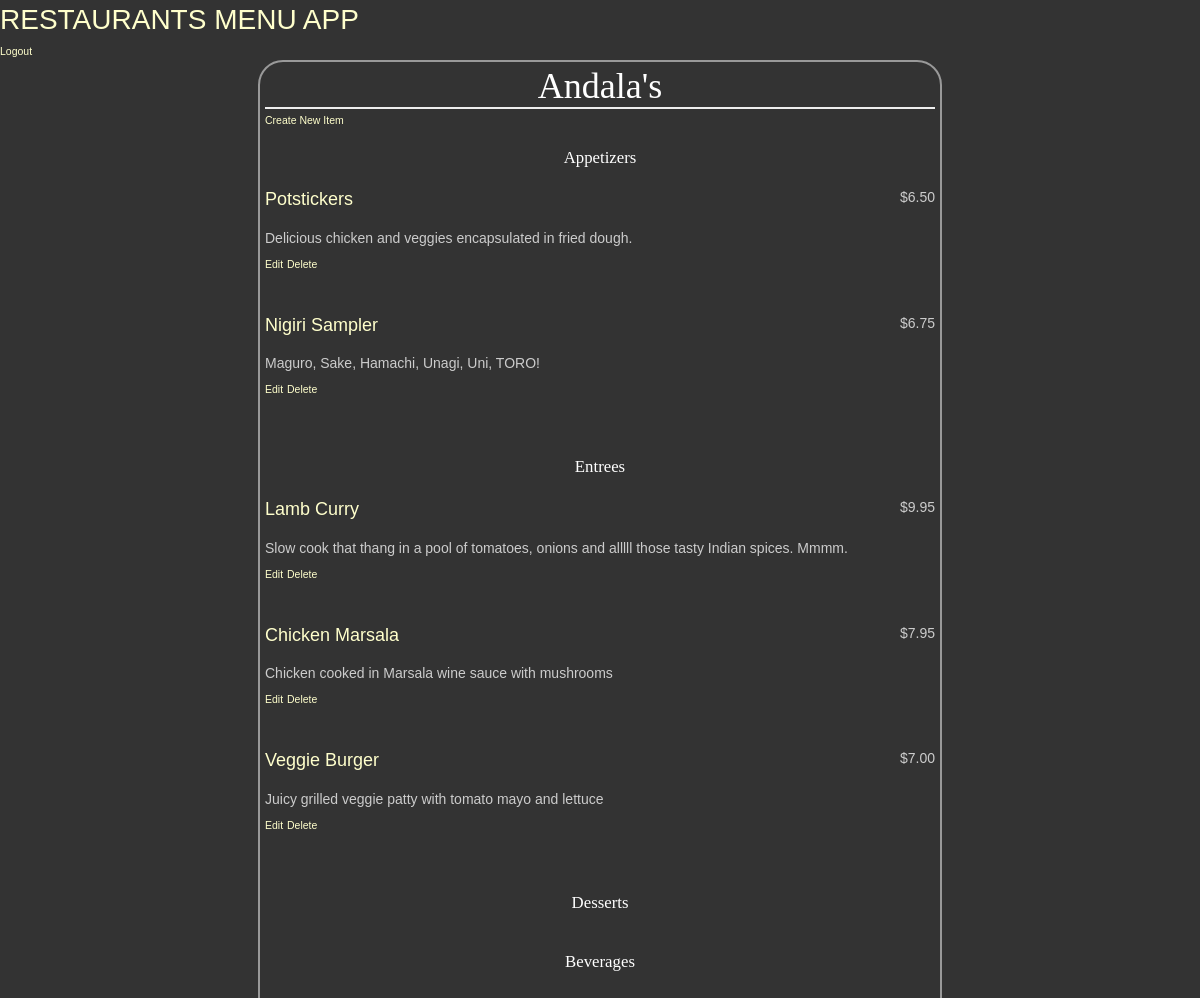
The app's page /restaurant/6/menu/ with its own data.
### database_setup.py (models this page shows, shortened)
class Restaurant(Base):
    __tablename__ = 'restaurant'
    name = Column(String(80), nullable=False)
    id = Column(Integer, primary_key=True)
    user_id = Column(Integer, ForeignKey('user.id'))
    user = relationship(User)

class MenuItem(Base):
    __tablename__ = 'menu_item'
    name = Column(String(80), nullable=False)
    id = Column(Integer, primary_key=True)
    course = Column(String(250))
    description = Column(String(250))
    price = Column(String(8))
    restaurant_id = Column(Integer, ForeignKey('restaurant.id'))
    restaurant = relationship(Restaurant)
    user_id = Column(Integer, ForeignKey('user.id'))
    user = relationship(User)

### finalproject.py (the view)
@app.route('/restaurant/<int:restaurant_id>/')
@app.route('/restaurant/<int:restaurant_id>/menu/')
def showMenu(restaurant_id):
    restaurant = session.query(Restaurant).filter_by(id=restaurant_id).one()
    creator = getUserInfo(restaurant.user_id)
    items = session.query(MenuItem).filter_by(restaurant_id=restaurant_id).all()
    return render_template('menu.html', restaurant=restaurant, items=items, creator=creator)

### finalproject.py (called while the page is built)
def getUserInfo(user_id):
    user = session.query(User).filter_by(id=user_id).one()
    return user

### templates/menu.html (shortened to what this page needs)
{% extends "main.html" %}
{% block content %}
    <div class="pane">
      <h1 class="header">{{ restaurant.name }}</h1>
      <a href="{{ url_for('newMenuItem', restaurant_id=restaurant.id) }}">Create New Item</a>
      <h2 class="header">Appetizers</h2>
      {% for i in items %}
        {% if i.course.lower() == "appetizer" %}
      <div class="name_price">
        <p class="name">{{i.name}}</p>
        <p class="price">{{i.price}}</p>
      </div>
      <p class="description">{{i.description}}</p>
      <div class="edit_delete">
        <a href="{{ url_for('editMenuItem', restaurant_id=restaurant.id, menu_id=i.id) }}">Edit</a>
        <a href="{{ url_for('deleteMenuItem', restaurant_id=restaurant.id, menu_id=i.id) }}">Delete</a>
      </div>
        {% endif %}
      {% endfor %}
      <h2 class="header">Entrees</h2>
      {% for i in items %}
        {% if i.course.lower() == "entree" %}
      <div class="name_price">
        <p class="name">{{i.name}}</p>
        <p class="price">{{i.price}}</p>
      </div>
      <p class="description">{{i.description}}</p>
      <div class="edit_delete">
        <a href="{{ url_for('editMenuItem', restaurant_id=restaurant.id, menu_id=i.id) }}">Edit</a>
        <a href="{{ url_for('deleteMenuItem', restaurant_id=restaurant.id, menu_id=i.id) }}">Delete</a>
      </div>
        {% endif %}
      {% endfor %}
      <h2 class="header">Desserts</h2>
      <h2 class="header">Beverages</h2>
    </div>
{% endblock %}

### static/main_style.css (style rules this page uses)
body { font-family: sans-serif; background-color: #333333; }
h1, h2, h3, h4 { color: #FFFFFF; }
h1, h2 { font-family: 'Georgia'; serif; margin: 0; }
h1 { border-bottom: 2px solid #eee; }
h2 { font-size: 1.2em; }
p, dd, dt { color: #CCCCCC; margin: 0; }
a { text-decoration: none; color:#FFFFCC; font-size: .75em; }
.pane { position: relative; width: 60%; border: 2px solid; border-radius: 25px; padding: 5px 5px 15px 5px; margin: 0 auto; border-color: #999999; background-color: #333333; }
.header { left:50%; text-align: center; }
.name { margin: 0; font-size: 18px; width:50%; display: inline-block; float: left; color: #FFFFCC; }
.description { width: 100%; float: left; font-color: #CCCCCC; margin: 15px 0 5px 0; }
.price { text-align: right; width:50%; float: right; }
.edit_delete { display: inline; margin-bottom: 20px; }
.name_price { display: inline; }

### records on screen
Restaurant: name "Andala's"
MenuItem: name "Potstickers", price "$6.50", description "Delicious chicken and veggies encapsulated in fried dough."
MenuItem: name "Nigiri Sampler", price "$6.75", description "Maguro, Sake, Hamachi, Unagi, Uni, TORO!"
MenuItem: name "Lamb Curry", price "$9.95", description "Slow cook that thang in a pool of tomatoes, onions and alllll those tasty Indian spices. Mmmm."
MenuItem: name "Chicken Marsala", price "$7.95", description "Chicken cooked in Marsala wine sauce with mushrooms"
MenuItem: name "Veggie Burger", price "$7.00", description "Juicy grilled veggie patty with tomato mayo and lettuce"
